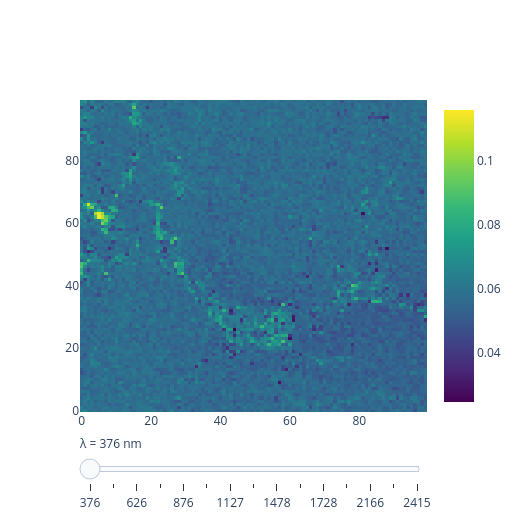

This figure's notebook cell:
### Code cell
fig = hs.wavelength_slider(small.isel(band=np.flatnonzero(small["good"].values)), step=25)  # good bands only
fig.update_layout(width=520, height=520)
fig.show()

### Figure 1 — Plotly figure (JSON) as saved in the notebook; plotly's stock layout.template omitted (floating-point values rounded to 4 significant figures; data arrays with more than 128 entries replaced by an {"elided": "..."} marker saying what was removed)
{"data": [{"colorscale": [[0.0, "#440154"], [0.1111, "#482878"], [0.2222, "#3e4989"], [0.3333, "#31688e"], [0.4444, "#26828e"], [0.5556, "#1f9e89"], [0.6667, "#35b779"], [0.7778, "#6ece58"], [0.8889, "#b5de2b"], [1.0, "#fde725"]], "type": "heatmap", "z": {"elided": "100x100 float values"}}], "layout": {"height": 520, "sliders": [{"currentvalue": {"prefix": "λ = ", "suffix": " nm"}, "steps": [{"args": [["376"], {"mode": "immediate"}], "label": "376", "method": "animate"}, {"args": [["501"], {"mode": "immediate"}], "label": "501", "method": "animate"}, {"args": [["626"], {"mode": "immediate"}], "label": "626", "method": "animate"}, {"args": [["751"], {"mode": "immediate"}], "label": "751", "method": "animate"}, {"args": [["876"], {"mode": "immediate"}], "label": "876", "method": "animate"}, {"args": [["1002"], {"mode": "immediate"}], "label": "1002", "method": "animate"}, {"args": [["1127"], {"mode": "immediate"}], "label": "1127", "method": "animate"}, {"args": [["1252"], {"mode": "immediate"}], "label": "1252", "method": "animate"}, {"args": [["1478"], {"mode": "immediate"}], "label": "1478", "method": "animate"}, {"args": [["1603"], {"mode": "immediate"}], "label": "1603", "method": "animate"}, {"args": [["1728"], {"mode": "immediate"}], "label": "1728", "method": "animate"}, {"args": [["2042"], {"mode": "immediate"}], "label": "2042", "method": "animate"}, {"args": [["2166"], {"mode": "immediate"}], "label": "2166", "method": "animate"}, {"args": [["2291"], {"mode": "immediate"}], "label": "2291", "method": "animate"}, {"args": [["2415"], {"mode": "immediate"}], "label": "2415", "method": "animate"}]}], "width": 520}}
